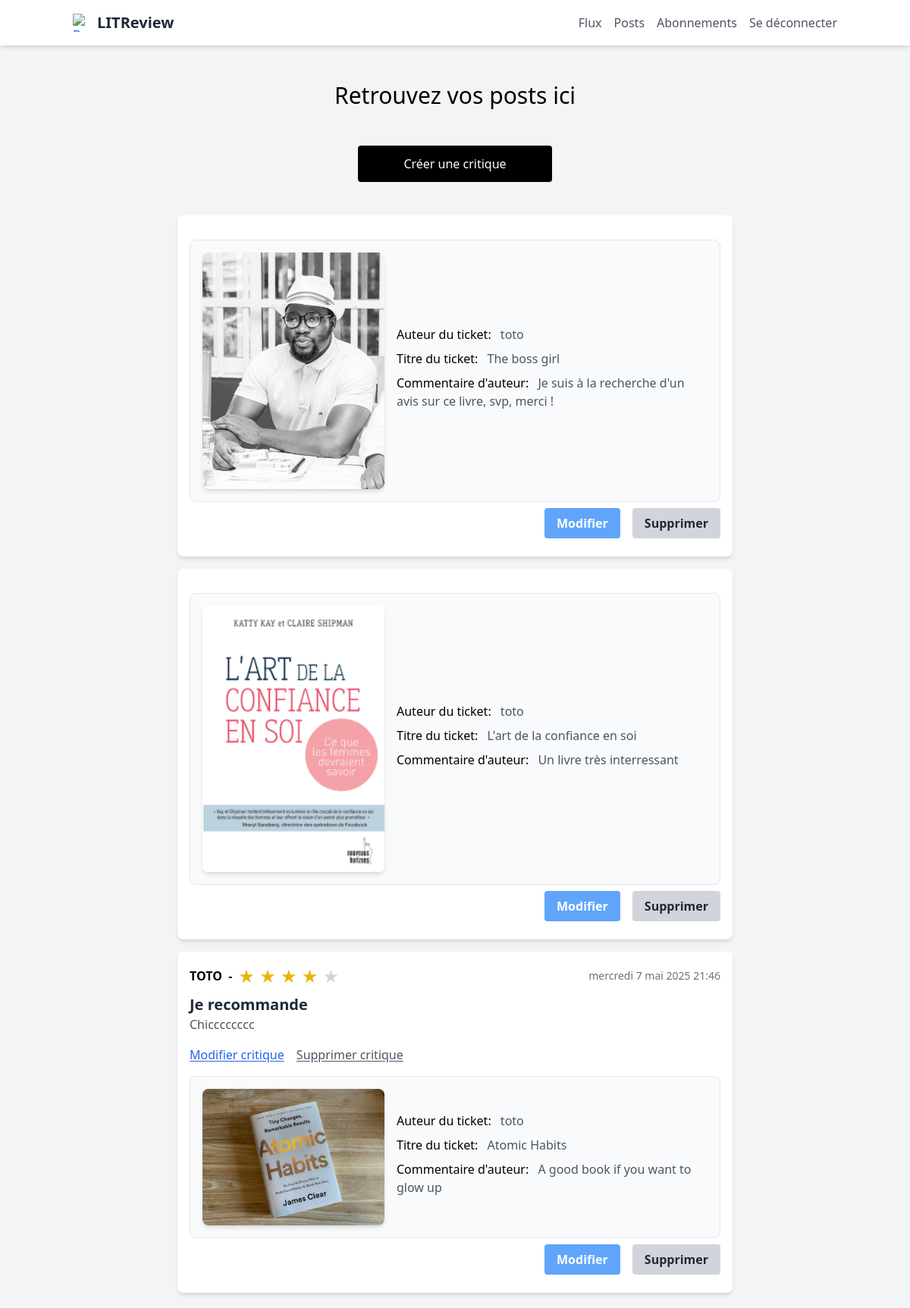
Screenshot of /posts/ (signed in) with the database file from the repository.
### ticket/models.py (models this page shows)
class Ticket(models.Model):
    photo = models.ForeignKey(Photo, null=True, on_delete=models.SET_NULL, blank=True)
    title = models.CharField(max_length=128)
    content = models.CharField(max_length=5000)
    author = models.ForeignKey(settings.AUTH_USER_MODEL, on_delete=models.CASCADE)
    time_created = models.DateTimeField(auto_now_add=True)
    starred = models.BooleanField(default=False)
    delete = models.BooleanField(default=False)

class Photo(models.Model):
    image = models.ImageField()
    uploader = models.ForeignKey(settings.AUTH_USER_MODEL, on_delete=models.CASCADE)
    time_created = models.DateTimeField(auto_now_add=True)

### authentication/models.py (models this page shows)
class User(AbstractUser):
    ROLE_CHOICES = (
        ('user', 'Utilisateur'),
        ('admin', 'Administrateur'),
    )
    role = models.CharField(max_length=10, choices=ROLE_CHOICES, default='user', verbose_name='Rôle')

### review/models.py (models this page shows)
class Review(models.Model):
    ticket = models.ForeignKey(Ticket, on_delete=models.CASCADE, related_name='reviews')
    rating = models.PositiveSmallIntegerField(validators=[MinValueValidator(0), MaxValueValidator(5)])
    user = models.ForeignKey(settings.AUTH_USER_MODEL, on_delete=models.CASCADE)
    headline = models.CharField(max_length=128)
    body = models.TextField(max_length=8192, blank=True)
    time_created = models.DateTimeField(auto_now_add=True)

### ticket/views.py (the view)
# urls.py: path('posts/', ticket.views.posts, name='posts'),
@login_required
def posts(request):
    tickets = models.Ticket.objects.filter(author=request.user,delete=False)
    context = {'tickets': tickets}
    return render(request, 'ticket/posts.html', context)

### ticket/templates/ticket/posts.html (shortened to what this page needs)
{% extends 'base.html' %}
{% load static %}
{% block content %}
<div class="px-28 bg-gray-100">
    <p class="text-3xl py-12 flex justify-center">Retrouvez vos posts ici</p>
    <div class="flex justify-center space-x-4 gap-8 mb-6">
        <a href="{% url 'create-ticket' %}">
            <button class="px-6 py-3 w-64 rounded text-white bg-black">
                Créer une critique
            </button>
        </a>
    </div>
    {% if message != None %}
    <p class="message">{{ message }}</p>
{% else %}
    <div class="ticket-section flex flex-wrap justify-center gap-4 py-5">
        {% for ticket in tickets %}
            <div class="bg-white shadow-md rounded-lg p-4 md:w-3/4">
                {% if ticket.reviews.all %}
                    {% for review in ticket.reviews.all %}
                        <div class="review_section">
                            <div class="md:flex justify-between items-center mb-2">
                                <div class="md:flex items-center">
                                    <span class="text-1xl font-bold mr-2 uppercase">{{ review.user.username }} &nbsp;-</span>
                                    <span class="text-yellow-500 mr-2 text-2xl">
                                        {% for i in "12345" %}
                                            {% if forloop.counter <= review.rating %}
                                                ★
                                            {% else %}
                                                <span class="text-gray-300">★</span>
                                            {% endif %}
                                        {% endfor %}
                                    </span>
                                </div>
                                <span class="text-gray-500 text-sm">
                                    {{ review.time_created|date:"l j F Y H:i" }}
                                </span>
                            </div>
                            <div class="review_body">
                                <div class="part1">
                                    <h2 class="text-xl font-bold text-gray-800">{{ review.headline }}</h2>
                                    <p class="text-gray-600 mb-4">{{ review.body }}</p>
                                </div>
                                {% if review.user == user %}
                                    <div class="part2 my-2">
                                        <a class="update" href="{% url 'update-review' ticket.id review.id %}">
                                            <button class="text-blue-600 underline underline-offset-2 font-medium rounded mr-3">
                                                Modifier critique
                                            </button>
                                        </a>
                                        <form method="POST" action="{% url 'review_delete' ticket.id %}" style="display:inline;">
                                            <button type="submit" class="text-gray-600 font-medium underline underline-offset-2 rounded">
                                                Supprimer critique
                                            </button>
                                        </form>
                                    </div>
                                {% endif %}
                            </div>
                        </div>
                    {% endfor %}
                {% endif %}
                <div class="md:flex items-center border rounded-lg p-4 bg-gray-50 space-x-4 w-100 mt-4">
                    <img src="{{ ticket.photo.image.url }}" alt="Ticket image" class="w-60 h-auto rounded-lg shadow-md">
                    <div>
                        <div class="mb-2">
                            <span class="font-medium mr-2">Auteur du ticket:</span>
                            <span class="text-gray-600">{{ ticket.author }}</span>
                        </div>
                        <div class="mb-2">
                            <span class="font-medium mr-2">Titre du ticket:</span>
                            <span class="text-gray-600">{{ ticket.title }}</span>
                        </div>
                        <div class="mb-2">
                            <span class="font-medium mr-2">Commentaire d'auteur:</span>
                            <span class="text-gray-600">{{ ticket.content }}</span>
                        </div>
                    </div>
                </div>
                <div class="buttons flex justify-end gap-4 py-2">
                    <a href="{% url 'ticket_update' ticket.id %}" class="update">
                        <button class="bg-blue-400 text-white font-bold py-2 px-4 rounded">
                            Modifier
                        </button>
                    </a>
                    <form method="POST" action="{% url 'ticket_delete' ticket.id %}">
                        <button type="submit" class="delete bg-gray-300 hover:bg-gray-400 text-gray-800 font-bold py-2 px-4 rounded">
                            Supprimer
                        </button>
                    </form>
                </div>
            </div>
        {% endfor %}
    </div>
{% endif %}
</div>
{% endblock content %}

### rows the page displays
Ticket: photo.image (picture), author "toto", title "The boss girl", content "Je suis à la recherche d'un avis sur ce livre, svp, merci !"
Ticket: photo.image (picture), author "toto", title "L'art de la confiance en soi", content "Un livre très interressant"
Ticket: photo.image (picture), author "toto", title "Atomic Habits", content "A good book if you want to glow up"
Review: user.username "TOTO", rating 4 (drawn), time_created "mercredi 7 mai 2025 21:46", headline "Je recommande", body "Chicccccccc", shows "Modifier critique"
